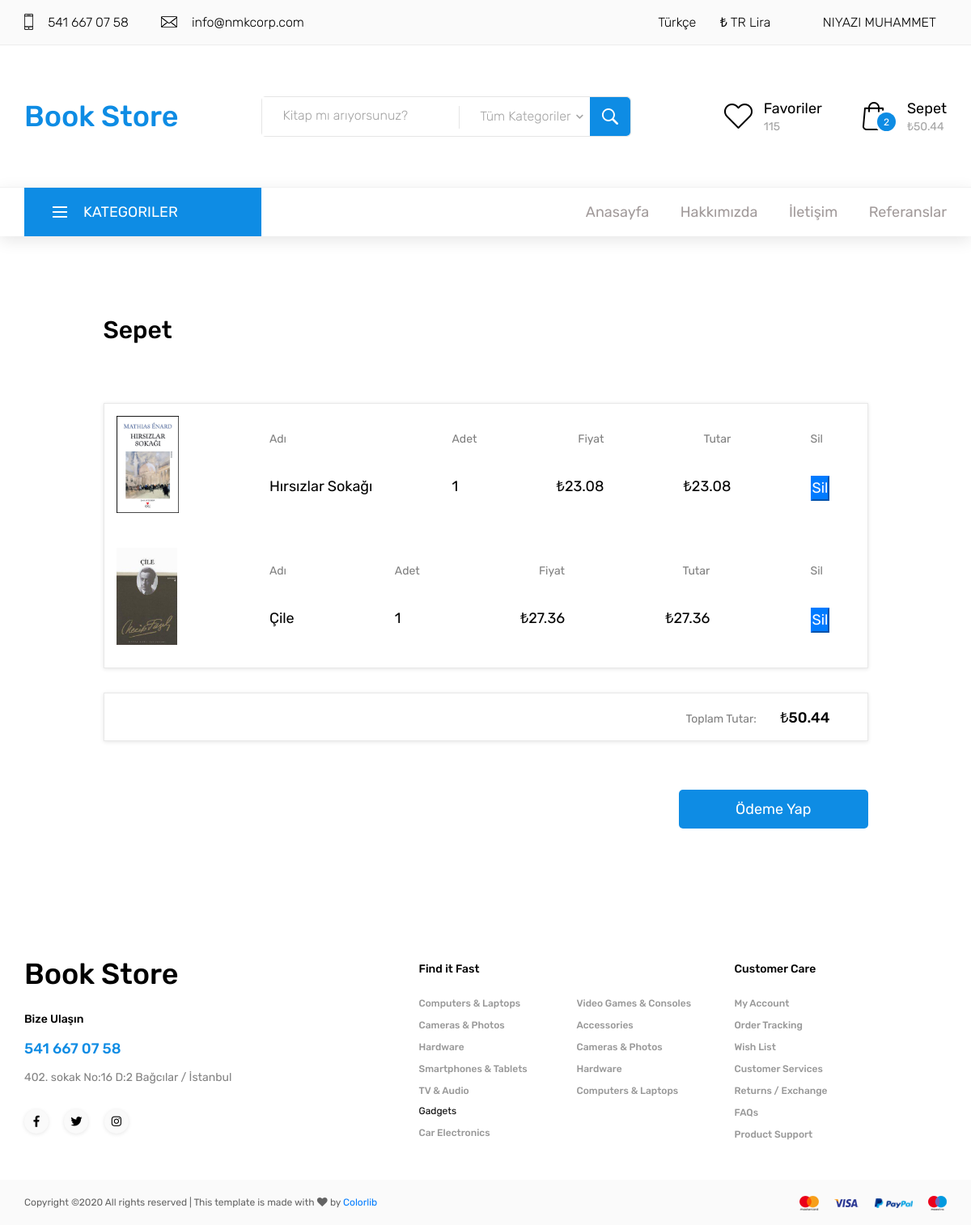
Before: /shopcart/ (signed in) with the older database file.
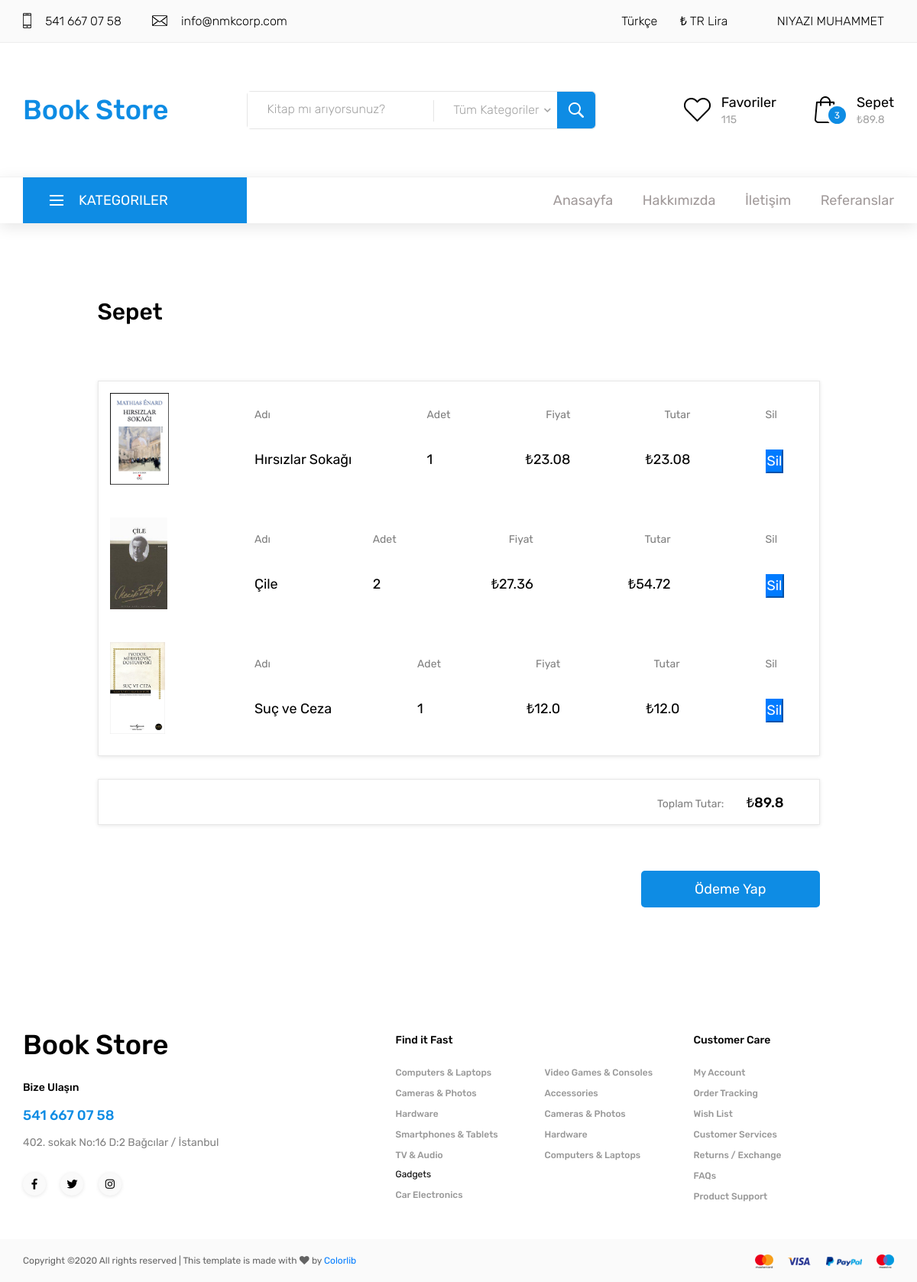
After: the same page with the newer database file.
### order/models.py (models this page shows, shortened)
class ShopCart(models.Model):
    user = models.ForeignKey(User, on_delete=models.SET_NULL, null=True)
    book = models.ForeignKey(Book, on_delete=models.SET_NULL, null=True)
    quantity = models.IntegerField()
    @property
    def amount(self):
        return (self.quantity * self.book.price)

### Book/models.py (models this page shows)
class Book(models.Model):
    STATUS = (
        ('True', 'Evet'),
        ('False', 'Hayır'),
    )
    category = models.ForeignKey(Category, on_delete=models.CASCADE)  # Kategori tablosuyla ilişki kurma
    title = models.CharField(max_length=150)
    author = models.CharField( max_length=30)
    publisher = models.CharField( max_length=30)
    keywords = models.CharField(max_length=255)
    description = models.CharField(max_length=255)
    image = models.ImageField(blank=True, upload_to='images/')
    price = models.FloatField()
    amount = models.IntegerField()
    detail = RichTextUploadingField()
    slug = models.SlugField(blank=True, max_length=150)
    status = models.CharField(max_length=10, choices=STATUS)
    create_at = models.DateTimeField(auto_now_add=True)
    update_at = models.DateTimeField(auto_now=True)
    def __str__(self):
        return self.title
    def image_tag(self):
        return mark_safe('<img src="{}" height="50"/>'.format(self.image.url))
    image_tag.short_description = 'Image'

### order/views.py (the view)
# urls.py: path('shopcart/', orderviews.shopcart, name='shopcart'),
@login_required(login_url='/login') #Check Login
def shopcart(request):
    setting = Setting.objects.get(pk=1)
    category = Category.objects.all()
    current_user = request.user
    schopcart = ShopCart.objects.filter(user_id=current_user.id)
    request.session['cart_items'] = ShopCart.objects.filter(user_id=current_user.id).count()  # count item in shop cart
    total = 0
    for rs in schopcart:
        total += rs.book.price * rs.quantity
    context = {
        'setting': setting,
        'page': 'shopcart',
        'schopcart': schopcart,
        'category': category,
        'total': total,
    }
    return render(request, 'Shopcart_books.html', context)

### order/templates/Shopcart_books.html (shortened to what this page needs)
{% extends "homebase.html" %}
{% load static %}
{% block content %}
	<div class="cart_section">
		<div class="container">
			<div class="row">
				<div class="col-lg-10 offset-lg-1">
					<div class="cart_container">
						<div class="cart_title">Sepet</div>
						<div class="cart_items">
							<ul class="cart_list">
                                {% for rs in schopcart %}
								<li class="cart_item clearfix">
									<div class="cart_item_image"><img src="{{ rs.book.image.url}}" alt="" style="height: 120px"></div>
									<div class="cart_item_info d-flex flex-md-row flex-column justify-content-between">
										<div class="cart_item_name cart_info_col">
											<div class="cart_item_title">Adı</div>
											<div class="cart_item_text">{{ rs.book}}</div>
										</div>
										<div class="cart_item_quantity cart_info_col">
											<div class="cart_item_title">Adet</div>
											<div class="cart_item_text">{{ rs.quantity }}</div>
										</div>
										<div class="cart_item_price cart_info_col">
											<div class="cart_item_title">Fiyat</div>
											<div class="cart_item_text">₺{{ rs.book.price }}</div>
										</div>
										<div class="cart_item_total cart_info_col">
											<div class="cart_item_title">Tutar</div>
											<div class="cart_item_text">₺{{ rs.amount }}</div>
										</div>
										<div class="cart_item_color cart_info_col">
											<div class="cart_item_title">Sil</div>
											<div class="cart_item_text"><a href="/order/deletefromcart/{{ rs.id }}"><button class="btn-primary">Sil</button></a></div>
										</div>
									</div>
								</li>
                                {% endfor %}
							</ul>
						</div>
						<div class="order_total">
							<div class="order_total_content text-md-right">
								<div class="order_total_title">Toplam Tutar:</div>
								<div class="order_total_amount">₺{{ total }}</div>
							</div>
						</div>
						<div class="cart_buttons">
							<button type="button" class="button cart_button_checkout"><a href="/order/orderbook/">Ödeme Yap</a></button>
						</div>
					</div>
				</div>
			</div>
		</div>
	</div>
{% endblock %}

### home/templates/header.html (shortened to what the changed rows need)
{% load static %}
<header class="header">
    <div class="header_main">
        <div class="container">
            <div class="row">
                <div class="col-lg-4 col-9 order-lg-3 order-2 text-lg-left text-right">
                    <div class="wishlist_cart d-flex flex-row align-items-center justify-content-end">
                        <div class="cart">
                            <div class="cart_container d-flex flex-row align-items-center justify-content-end">
                                <div class="cart_icon">
                                    <div class="cart_count"><span>{{ request.session.cart_items }}</span></div>
                                </div>
                                <div class="cart_content">
                                    <div class="cart_text"><a href="/shopcart/">Sepet</a></div>
                                    <div class="cart_price">₺{{ total }}</div>
                                </div>
                            </div>
                        </div>
                    </div>
                </div>
            </div>
        </div>
    </div>
                                {% load mptt_tags %}
</header>

Changed rows visible on the page:
changed ShopCart "Çile": quantity "1" → "2"; amount "27.36" → "54.72"
added ShopCart: book.image (picture), book "Suç ve Ceza", quantity "1", book.price "12.0", amount "12.0"
Other visible differences:
{{ request.session.cart_items }}: "2" → "3"
{{ total }}: "50.44" → "89.8"
